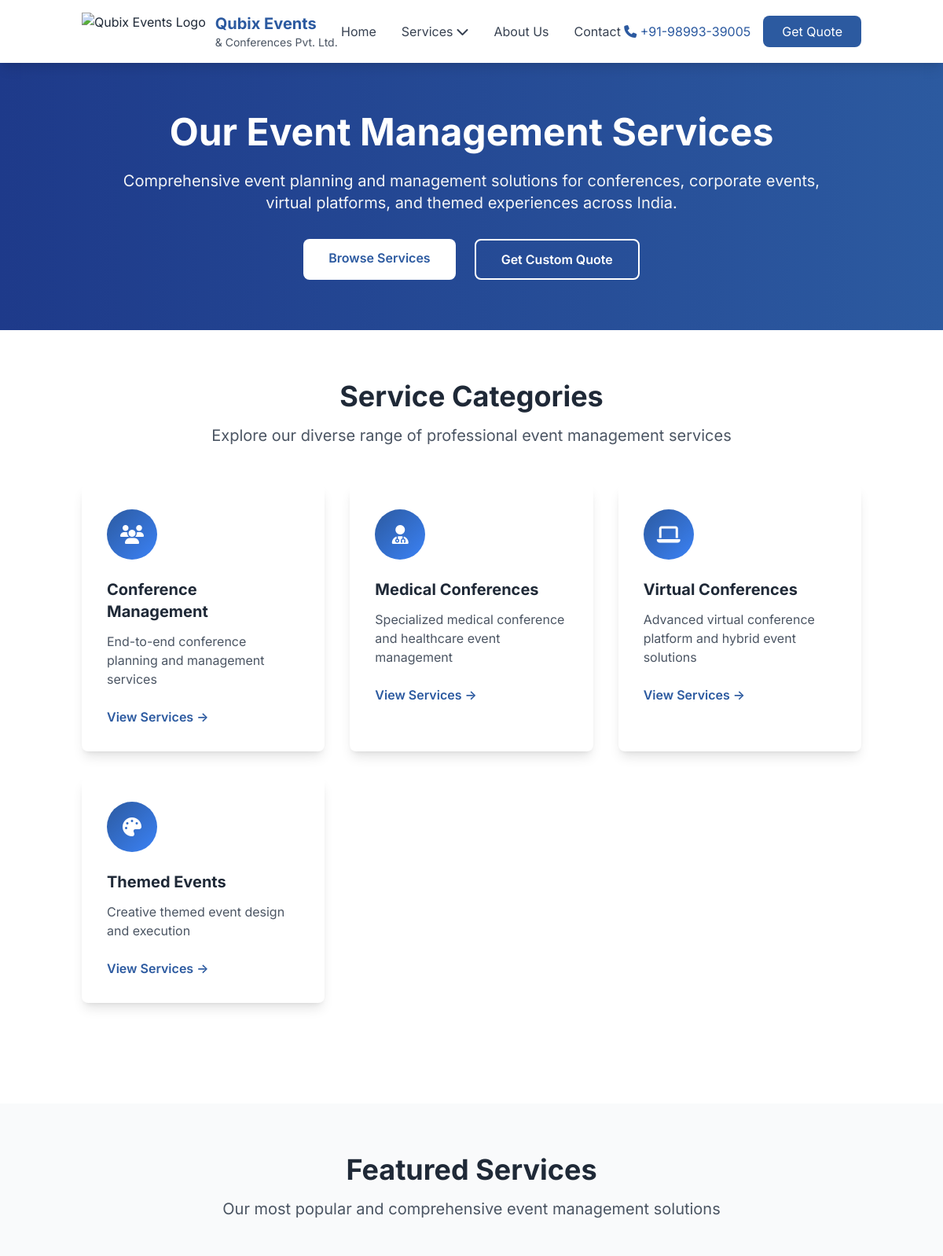
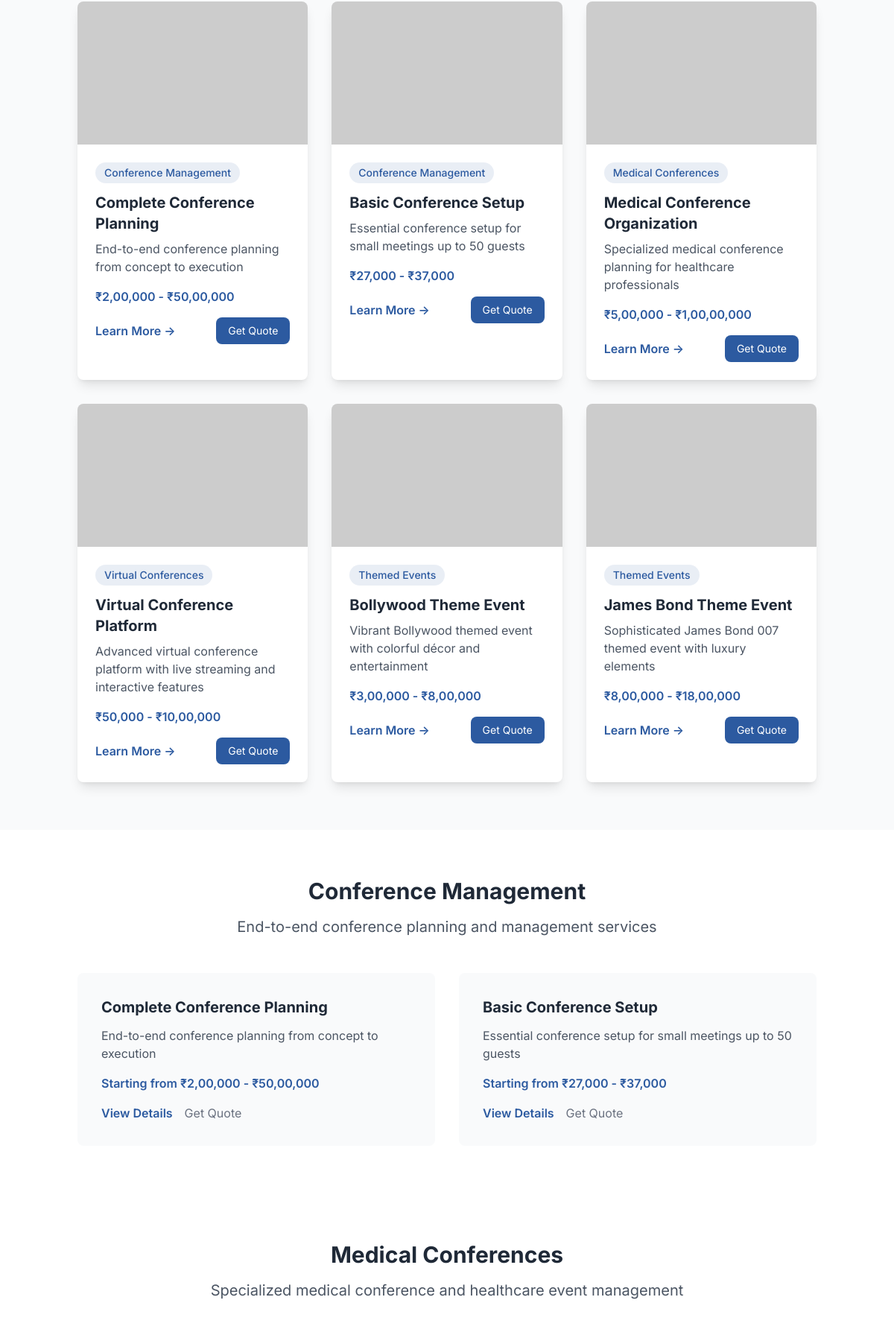
/services (upper part), run on the app's committed database (2 pictures, top to bottom).
### app/models/events.py (models this page shows)
class EventCategory(Base):
    __tablename__ = "event_categories"
    id = Column(Integer, primary_key=True, index=True)
    name = Column(String(100), unique=True, nullable=False)
    slug = Column(String(100), unique=True, nullable=False)
    description = Column(Text)
    icon = Column(String(100))  # CSS class or image path
    meta_title = Column(String(60))
    meta_description = Column(String(160))
    keywords = Column(String(255))
    created_at = Column(DateTime(timezone=True), server_default=func.now())
    updated_at = Column(DateTime(timezone=True), onupdate=func.now())
    is_active = Column(Boolean, default=True)
    services = relationship("Service", back_populates="category")

class Service(Base):
    __tablename__ = "services"
    id = Column(Integer, primary_key=True, index=True)
    category_id = Column(Integer, ForeignKey("event_categories.id"))
    name = Column(String(200), nullable=False)
    slug = Column(String(200), unique=True, nullable=False)
    short_description = Column(String(300))
    full_description = Column(Text)
    features = Column(Text)  # JSON string of features list
    price_range = Column(String(100))  # e.g., "₹50,000 - ₹2,00,000"
    meta_title = Column(String(60))
    meta_description = Column(String(160))
    keywords = Column(String(255))
    image_url = Column(String(500))
    gallery_images = Column(Text)  # JSON string of image URLs
    created_at = Column(DateTime(timezone=True), server_default=func.now())
    updated_at = Column(DateTime(timezone=True), onupdate=func.now())
    is_active = Column(Boolean, default=True)
    is_featured = Column(Boolean, default=False)
    view_count = Column(Integer, default=0)
    category = relationship("EventCategory", back_populates="services")
    inquiries = relationship("Inquiry", back_populates="service")

### app/routers/pages.py (the view)
@router.get("/services", response_class=HTMLResponse)
async def services_page(request: Request, db: Session = Depends(get_db)):
    categories = db.query(EventCategory).filter(EventCategory.is_active == True).all()
    featured_services = db.query(Service).filter(Service.is_featured == True, Service.is_active == True).limit(6).all()
    context = {
        "request": request,
        "title": "Event Management Services - Conference Planning & MICE Solutions | Qubix",
        "meta_description": "Comprehensive event management services including conference planning, medical conferences, corporate events, virtual platforms, audio-visual production & brand launches.",
        "keywords": "event management services, conference planning services, MICE solutions, corporate event management, medical conference organization, virtual conference platform",
        "canonical_url": f"{settings.BASE_URL}/services",
        "categories": categories,
        "featured_services": featured_services
    }
    return templates.TemplateResponse("services/index.html", context)

### templates/services/index.html (shortened to what this page needs)
{% extends "base.html" %}
{% block content %}
<section class="bg-gradient-to-r from-qubix-dark to-qubix-blue text-white py-16">
    <div class="container mx-auto px-4">
        <div class="max-w-4xl mx-auto text-center">
            <h1 class="text-4xl md:text-5xl font-bold mb-6">Our Event Management Services</h1>
            <p class="text-xl mb-8 text-gray-100">
                Comprehensive event planning and management solutions for conferences, corporate events,
                virtual platforms, and themed experiences across India.
            </p>
            <div class="flex flex-col sm:flex-row justify-center space-y-4 sm:space-y-0 sm:space-x-6">
                <a href="#services-grid" class="bg-white text-qubix-blue px-8 py-3 rounded-lg font-semibold hover:bg-gray-100 transition-colors">
                    Browse Services
                </a>
                <a href="/contact" class="border-2 border-white text-white px-8 py-3 rounded-lg font-semibold hover:bg-white hover:text-qubix-blue transition-colors">
                    Get Custom Quote
                </a>
            </div>
        </div>
    </div>
</section>
<section class="py-16 bg-white" id="services-grid">
    <div class="container mx-auto px-4">
        <div class="text-center mb-12">
            <h2 class="text-3xl md:text-4xl font-bold text-gray-800 mb-4">Service Categories</h2>
            <p class="text-xl text-gray-600 max-w-3xl mx-auto">
                Explore our diverse range of professional event management services
            </p>
        </div>
        {% if categories and categories|length > 0 %}
        <div class="grid grid-cols-1 md:grid-cols-2 lg:grid-cols-3 gap-8 mb-16">
            {% for category in categories %}
            <div class="bg-white rounded-lg shadow-lg p-8 hover:shadow-xl transition-all duration-300 group">
                <div class="service-icon mb-6">
                    <i class="{{ category.icon or 'fas fa-star' }} text-2xl"></i>
                </div>
                <h3 class="text-xl font-bold text-gray-800 mb-3">{{ category.name }}</h3>
                <p class="text-gray-600 mb-6">{{ category.description }}</p>
                <a href="#category-{{ category.slug }}" class="text-qubix-blue font-semibold hover:text-qubix-dark transition-colors group-hover:underline">
                    View Services →
                </a>
            </div>
            {% endfor %}
        </div>
        {% endif %}
    </div>
</section>
<section class="py-16 bg-gray-50">
    <div class="container mx-auto px-4">
        <div class="text-center mb-12">
            <h2 class="text-3xl md:text-4xl font-bold text-gray-800 mb-4">Featured Services</h2>
            <p class="text-xl text-gray-600 max-w-3xl mx-auto">
                Our most popular and comprehensive event management solutions
            </p>
        </div>
        {% if featured_services and featured_services|length > 0 %}
        <div class="grid grid-cols-1 md:grid-cols-2 lg:grid-cols-3 gap-8">
            {% for service in featured_services %}
            <div class="bg-white rounded-lg shadow-lg overflow-hidden hover:shadow-xl transition-all duration-300 group">
                <img src="{{ service.image_url or 'https://via.placeholder.com/400x250/2c5aa0/ffffff?text=' + (service.name|replace(' ', '+')) }}"
                     alt="{{ service.name }}"
                     class="w-full h-48 object-cover group-hover:scale-105 transition-transform duration-300">
                <div class="p-6">
                    {% if service.category %}
                    <span class="bg-qubix-blue bg-opacity-10 text-qubix-blue px-3 py-1 rounded-full text-sm font-medium mb-3 inline-block">
                        {{ service.category.name }}
                    </span>
                    {% endif %}
                    <h3 class="text-xl font-bold text-gray-800 mb-2">{{ service.name }}</h3>
                    <p class="text-gray-600 mb-4">{{ service.short_description }}</p>
                    {% if service.price_range %}
                    <p class="text-qubix-blue font-semibold mb-4">{{ service.price_range }}</p>
                    {% endif %}
                    <div class="flex justify-between items-center">
                        <a href="/services/{{ service.slug }}" class="text-qubix-blue font-semibold hover:text-qubix-dark transition-colors">
                            Learn More →
                        </a>
                        <button onclick="openQuoteModal('{{ service.id }}')"
                                class="bg-qubix-blue text-white px-4 py-2 rounded-lg text-sm hover:bg-qubix-dark transition-colors">
                            Get Quote
                        </button>
                    </div>
                </div>
            </div>
            {% endfor %}
        </div>
        {% endif %}
    </div>
</section>
{% if categories and categories|length > 0 %}
{% for category in categories %}
<section class="py-16 bg-white" id="category-{{ category.slug }}">
    <div class="container mx-auto px-4">
        <div class="text-center mb-12">
            <h2 class="text-3xl font-bold text-gray-800 mb-4">{{ category.name }}</h2>
            <p class="text-xl text-gray-600 max-w-3xl mx-auto">{{ category.description }}</p>
        </div>
        {% set category_services = [] %}
        {% for service in featured_services %}
            {% if service.category_id == category.id %}
                {% set _ = category_services.append(service) %}
            {% endif %}
        {% endfor %}
        {% if category_services|length > 0 %}
        <div class="grid grid-cols-1 md:grid-cols-2 gap-8">
            {% for service in category_services %}
            <div class="bg-gray-50 rounded-lg p-8 hover:shadow-lg transition-all duration-300">
                <h3 class="text-xl font-bold text-gray-800 mb-3">{{ service.name }}</h3>
                <p class="text-gray-600 mb-4">{{ service.short_description }}</p>
                {% if service.price_range %}
                <p class="text-qubix-blue font-semibold mb-4">Starting from {{ service.price_range }}</p>
                {% endif %}
                <div class="flex space-x-4">
                    <a href="/services/{{ service.slug }}" class="text-qubix-blue font-semibold hover:text-qubix-dark transition-colors">
                        View Details
                    </a>
                    <button onclick="openQuoteModal('{{ service.id }}')" class="text-gray-500 hover:text-qubix-blue transition-colors">
                        Get Quote
                    </button>
                </div>
            </div>
            {% endfor %}
        </div>
        {% else %}
        <div class="text-center py-8">
            <p class="text-gray-500">Services in this category are being updated. Please contact us for more information.</p>
        </div>
        {% endif %}
    </div>
</section>
{% endfor %}
{% endif %}
{% endblock %}

### templates/base.html (shortened to what this page needs)
<!DOCTYPE html>
<html lang="en">
<head>
    <script src="https://cdn.tailwindcss.com"></script>
    <link rel="stylesheet" href="https://cdnjs.cloudflare.com/ajax/libs/font-awesome/6.4.0/css/all.min.css">
    <link rel="stylesheet" href="{{ request.url_for('static', path='css/custom.css') }}">
</head>
<body class="bg-gray-50">
    <header class="bg-white shadow-lg sticky top-0 z-50">
        <nav class="container mx-auto px-4">
            <div class="flex justify-between items-center py-4">
                <div class="flex items-center">
                    <a href="/" class="flex items-center space-x-3">
                        <img src="{{ request.url_for('static', path='images/qubix-logo.png') }}"
                             alt="Qubix Events Logo" class="h-12 w-auto">
                        <div class="hidden md:block">
                            <h1 class="text-xl font-bold text-qubix-blue">Qubix Events</h1>
                            <p class="text-sm text-gray-600">& Conferences Pvt. Ltd.</p>
                        </div>
                    </a>
                </div>
                <div class="hidden lg:flex items-center space-x-8">
                    <a href="/" class="text-gray-700 hover:text-qubix-blue transition-colors">Home</a>
                    <div class="relative group">
                        <a href="/services" class="text-gray-700 hover:text-qubix-blue transition-colors flex items-center">
                            Services <i class="fas fa-chevron-down ml-1"></i>
                        </a>
                    </div>
                    <a href="/about" class="text-gray-700 hover:text-qubix-blue transition-colors">About Us</a>
                    <a href="/contact" class="text-gray-700 hover:text-qubix-blue transition-colors">Contact</a>
                </div>
                <div class="hidden lg:flex items-center space-x-4">
                    <a href="tel:+919899339005" class="text-qubix-blue hover:text-qubix-dark">
                        <i class="fas fa-phone"></i> +91-98993-39005
                    </a>
                    <a href="#quote-form" class="bg-qubix-blue text-white px-6 py-2 rounded-lg hover:bg-qubix-dark transition-colors">
                        Get Quote
                    </a>
                </div>
            </div>
        </nav>
    </header>
    <main>
        {% block content %}{% endblock %}
    </main>
</body>
</html>

### static/css/custom.css (style rules this page uses)
:root { --qubix-blue: #2c5aa0; --qubix-light: #3b82f6; --qubix-dark: #1e3a8a; --qubix-gradient: linear-gradient(135deg, var(--qubix-dark), var(--qubix-blue)); --shadow-sm: 0 1px 2px 0 rgb(0 0 0 / 0.05); --shadow-md: 0 4px 6px -1px rgb(0 0 0 / 0.1), 0 2px 4px -2px rgb(0 0 0 / 0.1); --shadow-lg: 0 10px 15px -3px rgb(0 0 0 / 0.1), 0 4px 6px -4px rgb(0 0 0 / 0.1); }
* { margin: 0; padding: 0; box-sizing: border-box; }
body { font-family: 'Inter', system-ui, -apple-system, sans-serif; line-height: 1.6; color: #1f2937; background-color: #f9fafb; }
html { scroll-behavior: smooth; }
.service-icon { width: 4rem; height: 4rem; border-radius: 50%; background: linear-gradient(135deg, var(--qubix-blue), var(--qubix-light)); display: flex; align-items: center; justify-content: center; margin-bottom: 1.5rem; color: white; font-size: 1.5rem; }

### data on the page
EventCategory: name "Conference Management", description "End-to-end conference planning and management services"
EventCategory: name "Medical Conferences", description "Specialized medical conference and healthcare event management"
EventCategory: name "Virtual Conferences", description "Advanced virtual conference platform and hybrid event solutions"
EventCategory: name "Themed Events", description "Creative themed event design and execution"
Service: category.name "Conference Management", name "Complete Conference Planning", short_description "End-to-end conference planning from concept to execution", price_range "₹2,00,000 - ₹50,00,000"
Service: category.name "Conference Management", name "Basic Conference Setup", short_description "Essential conference setup for small meetings up to 50 guests", price_range "₹27,000 - ₹37,000"
Service: category.name "Medical Conferences", name "Medical Conference Organization", short_description "Specialized medical conference planning for healthcare professionals", price_range "₹5,00,000 - ₹1,00,00,000"
Service: category.name "Virtual Conferences", name "Virtual Conference Platform", short_description "Advanced virtual conference platform with live streaming and interactive features", price_range "₹50,000 - ₹10,00,000"
Service: category.name "Themed Events", name "Bollywood Theme Event", short_description "Vibrant Bollywood themed event with colorful décor and entertainment", price_range "₹3,00,000 - ₹8,00,000"
Service: category.name "Themed Events", name "James Bond Theme Event", short_description "Sophisticated James Bond 007 themed event with luxury elements", price_range "₹8,00,000 - ₹18,00,000"
